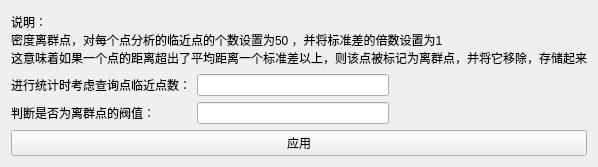
<?xml version="1.0" encoding="UTF-8"?>
<ui version="4.0">
 <class>QLiqundian</class>
 <widget class="QSubDialogBase" name="QLiqundian">
  <property name="geometry">
   <rect>
    <x>0</x>
    <y>0</y>
    <width>596</width>
    <height>167</height>
   </rect>
  </property>
  <property name="windowTitle">
   <string>密度离群点</string>
  </property>
  <layout class="QGridLayout" name="gridLayout">
   <item row="0" column="0" colspan="3">
    <layout class="QGridLayout" name="gridLayout_2">
     <item row="0" column="0">
      <widget class="QLabel" name="label">
       <property name="text">
        <string>说明：
密度离群点，对每个点分析的临近点的个数设置为50 ，并将标准差的倍数设置为1  
这意味着如果一个点的距离超出了平均距离一个标准差以上，则该点被标记为离群点，并将它移除，存储起来</string>
       </property>
      </widget>
     </item>
    </layout>
   </item>
   <item row="4" column="0">
    <widget class="QLabel" name="label_6">
     <property name="text">
      <string>判断是否为离群点的阀值：</string>
     </property>
    </widget>
   </item>
   <item row="2" column="1">
    <widget class="QLineEdit" name="lineEdit_2"/>
   </item>
   <item row="2" column="0">
    <widget class="QLabel" name="label_5">
     <property name="text">
      <string>进行统计时考虑查询点临近点数：</string>
     </property>
    </widget>
   </item>
   <item row="4" column="2">
    <spacer name="horizontalSpacer_7">
     <property name="orientation">
      <enum>Qt::Horizontal</enum>
     </property>
     <property name="sizeHint" stdset="0">
      <size>
       <width>112</width>
       <height>20</height>
      </size>
     </property>
    </spacer>
   </item>
   <item row="4" column="1">
    <widget class="QLineEdit" name="lineEdit_3"/>
   </item>
   <item row="2" column="2">
    <spacer name="horizontalSpacer_6">
     <property name="orientation">
      <enum>Qt::Horizontal</enum>
     </property>
     <property name="sizeHint" stdset="0">
      <size>
       <width>112</width>
       <height>20</height>
      </size>
     </property>
    </spacer>
   </item>
   <item row="7" column="0" colspan="3">
    <widget class="QPushButton" name="pushButton">
     <property name="text">
      <string>应用</string>
     </property>
    </widget>
   </item>
  </layout>
 </widget>
 <layoutdefault spacing="6" margin="11"/>
 <customwidgets>
  <customwidget>
   <class>QSubDialogBase</class>
   <extends>QWidget</extends>
   <header>qsubdialogbase.h</header>
   <container>1</container>
  </customwidget>
 </customwidgets>
 <resources/>
 <connections>
  <connection>
   <sender>pushButton</sender>
   <signal>clicked()</signal>
   <receiver>QLiqundian</receiver>
   <slot>OnApply()</slot>
   <hints>
    <hint type="sourcelabel">
     <x>255</x>
     <y>139</y>
    </hint>
    <hint type="destinationlabel">
     <x>721</x>
     <y>145</y>
    </hint>
   </hints>
  </connection>
 </connections>
 <slots>
  <slot>OnApply()</slot>
 </slots>
</ui>
